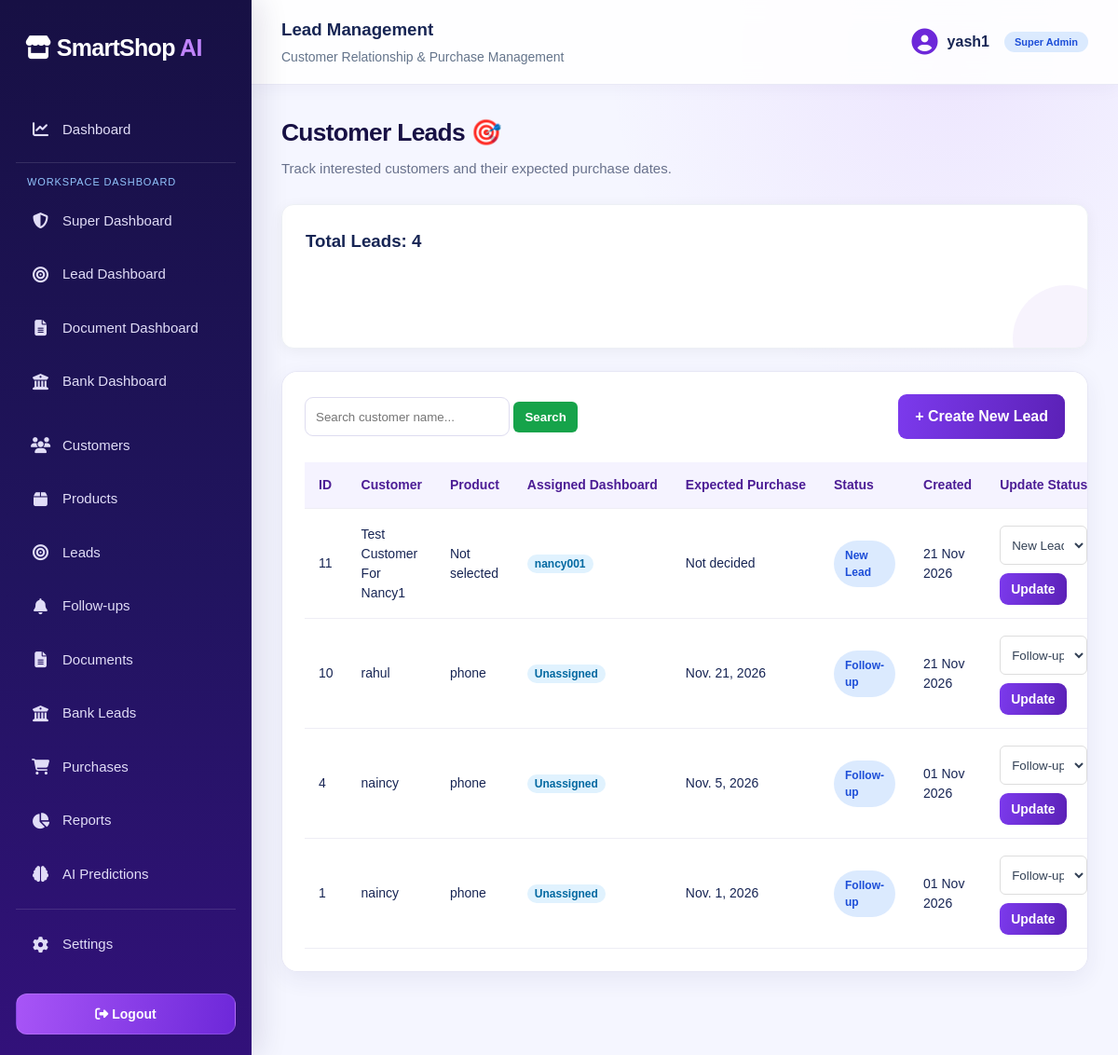
/leads/ (signed in), run on the app's committed database.
### crm/models.py (models this page shows, shortened)
class Lead(models.Model):
    STATUS = [
        ('NEW', 'New Lead'),
        ('INTERESTED', 'Interested'),
        ('FOLLOWUP', 'Follow-up'),
        ('RETURNED', 'Customer Returned'),
        ('DOCUMENT', 'Document Verification'),
        ('BANK', 'Bank Processing'),
        ('CONVERTED', 'Purchase Completed'),
        ('LOST', 'Lost Lead'),
    ]
    shop = models.ForeignKey(
        Shop,
        on_delete=models.CASCADE
    )
    customer = models.ForeignKey(
        Customer,
        on_delete=models.CASCADE
    )
    product = models.ForeignKey(
        Product,
        on_delete=models.SET_NULL,
        null=True
    )
    assigned_to = models.ForeignKey(
        User,
        on_delete=models.SET_NULL,
        null=True,
        blank=True,
        related_name='assigned_leads'
    )
    expected_purchase_date = models.DateField(
        null=True,
        blank=True
    )
    status = models.CharField(
        max_length=20,
        choices=STATUS,
        default='NEW'
    )
    notes = models.TextField(blank=True)
    created_at = models.DateTimeField(auto_now_add=True)
    @property
    def document_status_badge(self):
        doc = self.customerdocument_set.order_by('-id').first()
        if not doc:
            return {'status': 'NONE', 'label': 'No Document', 'color': '#64748b', 'bg': '#f1f5f9', 'icon': 'minus'}
        mapping = {
            'VERIFIED': {'label': 'Verified', 'color': '#059669', 'bg': '#ecfdf5', 'icon': 'check'},
            'PENDING': {'label': 'Pending Review', 'color': '#d97706', 'bg': '#fef3c7', 'icon': 'clock'},
            'REJECTED': {'label': 'Rejected', 'color': '#dc2626', 'bg': '#fee2e2', 'icon': 'xmark'},
            'CORRECTION': {'label': 'Correction Needed', 'color': '#2563eb', 'bg': '#eff6ff', 'icon': 'triangle-exclamation'},
        }
        res = mapping.get(doc.status, {'label': doc.get_status_display(), 'color': '#64748b', 'bg': '#f1f5f9', 'icon': 'info'}).copy()
        res['status'] = doc.status
        res['doc_name'] = doc.document_name
        res['id'] = doc.id
        return res
    @property
    def bank_status_badge(self):
        bank = getattr(self, 'bankapplication', None)
        if not bank:
            return {'status': 'NONE', 'label': 'Not Applied', 'color': '#64748b', 'bg': '#f1f5f9', 'icon': 'minus'}
        mapping = {
            'APPROVED': {'label': 'Approved', 'color': '#059669', 'bg': '#ecfdf5', 'icon': 'check'},
            'REVIEW': {'label': 'Under Review', 'color': '#2563eb', 'bg': '#eff6ff', 'icon': 'magnifying-glass'},
            'PENDING': {'label': 'Pending Review', 'color': '#d97706', 'bg': '#fef3c7', 'icon': 'clock'},
            'REJECTED': {'label': 'Rejected', 'color': '#dc2626', 'bg': '#fee2e2', 'icon': 'xmark'},
        }
        res = mapping.get(bank.status, {'label': bank.get_status_display(), 'color': '#64748b', 'bg': '#f1f5f9', 'icon': 'info'}).copy()
        res['status'] = bank.status
        res['bank_name'] = bank.bank_name
        res['loan_amount'] = bank.loan_amount
        res['id'] = bank.id
        return res

class Customer(models.Model):
    shop = models.ForeignKey(
        Shop,
        on_delete=models.CASCADE
    )
    name = models.CharField(max_length=150)
    phone = models.CharField(max_length=15)
    email = models.EmailField(blank=True)
    address = models.TextField(blank=True)
    created_at = models.DateTimeField(auto_now_add=True)

class Product(models.Model):
    shop = models.ForeignKey(
        Shop,
        on_delete=models.CASCADE
    )
    name = models.CharField(max_length=150)
    category = models.CharField(max_length=100)
    price = models.DecimalField(
        max_digits=10,
        decimal_places=2
    )
    description = models.TextField(blank=True)

### crm/views.py (the view)
# urls.py: path('leads/', views.leads, name='leads'),
@login_required
def leads(request):
    status_choices = Lead._meta.get_field('status').choices
    shop = get_user_shop(request.user)
    is_lead_mgr = not request.user.is_superuser and request.user.groups.filter(name='Lead Manager').exists()
    if is_lead_mgr:
        lead_list = Lead.objects.select_related(
            'customer', 'product', 'assigned_to', 'bankapplication'
        ).prefetch_related(
            'customerdocument_set'
        ).filter(
            shop=shop,
            assigned_to=request.user
        ).order_by('-created_at')
        filter_staff = None
    else:
        lead_list = Lead.objects.select_related(
            'customer', 'product', 'assigned_to', 'bankapplication'
        ).prefetch_related(
            'customerdocument_set'
        ).filter(
            shop=shop
        ).order_by('-created_at')
        staff_id = request.GET.get('staff_id')
        if staff_id:
            lead_list = lead_list.filter(assigned_to_id=staff_id)
            filter_staff = User.objects.filter(id=staff_id).first()
        else:
            filter_staff = None
    search = request.GET.get('search')
    if search:
        lead_list = lead_list.filter(
            customer__name__icontains=search
        )
    context = {
        'leads': lead_list,
        'total_leads': lead_list.count(),
        'status_choices': status_choices,
        'filter_staff': filter_staff,
    }
    return render(
        request,
        'crm/leads.html',
        context
    )

### crm/views.py (called while the page is built, shortened)
def get_user_shop(user):
    try:
        if hasattr(user, 'staff_profile') and user.staff_profile and user.staff_profile.shop_id:
            return user.staff_profile.shop
    except Exception:
        pass

### templates/crm/leads.html (shortened to what this page needs)
{% extends 'crm/base.html' %}
{% block page_heading %}Lead Management{% endblock %}
{% block content %}
<div class="welcome">
    <h2>Customer Leads 🎯</h2>
    <p>Track interested customers and their expected purchase dates.</p>
</div>
<div class="stat-card">
    <h3>Total Leads: {{ total_leads }}</h3>
</div>
<div class="table-container">
    <div class="table-header">
        <form method="GET">
            <input
                type="text"
                name="search"
                placeholder="Search customer name..."
                value="{{ request.GET.search|default:'' }}"
            >
            <button type="submit">Search</button>
        </form>
        <a href="{% url 'add_lead' %}" class="primary-btn">
            + Create New Lead
        </a>
    </div>
    <table>
        <thead>
            <tr>
                <th>ID</th>
                <th>Customer</th>
                <th>Product</th>
                <th>Assigned Dashboard</th>
                <th>Expected Purchase</th>
                <th>Status</th>
                <th>Created</th>
                <th>Update Status</th>
            </tr>
        </thead>
        <tbody>
            {% for lead in leads %}
            <tr>
                <td>{{ lead.id }}</td>
                <td>{{ lead.customer.name }}</td>
                <td>
                    {{ lead.product.name|default:"Not selected" }}
                </td>
                <td>
                    <span style="background:#e0f2fe; color:#0369a1; padding:3px 8px; border-radius:12px; font-size:12px; font-weight:600;">
                        {{ lead.assigned_to.username|default:"Unassigned" }}
                    </span>
                </td>
                <td>
                    {{ lead.expected_purchase_date|default:"Not decided" }}
                </td>
                <td>
                    <span class="lead-status">
                        {{ lead.get_status_display }}
                    </span>
                </td>
                <td>{{ lead.created_at|date:"d M Y" }}</td>
                <td>
                    <form method="POST" action="{% url 'update_lead_status' lead.id %}">
                        <select name="status" class="form-control">
                            {% for value, label in status_choices %}
                                <option value="{{ value }}" {% if lead.status == value %}selected{% endif %}>
                                    {{ label }}
                                </option>
                            {% endfor %}
                        </select>
                        <button type="submit" class="btn btn-success">
                            Update
                        </button>
                    </form>
                </td>
            </tr>
            {% empty %}
            <tr>
                <td colspan="7">
                    No leads available. Create your first lead!
                </td>
            </tr>
            {% endfor %}
        </tbody>
    </table>
</div>
{% endblock %}

### templates/crm/base.html (shortened to what this page needs)
{% load static %}
<!DOCTYPE html>
<html lang="en">
<head>
    <link rel="stylesheet" href="{% static 'css/app.css' %}">
    <link rel="stylesheet"
          href="https://cdnjs.cloudflare.com/ajax/libs/font-awesome/6.5.0/css/all.min.css">
</head>
<body>
<div class="layout">
    <aside class="sidebar">
        <div class="logo">
            <i class="fa-solid fa-store"></i>
            SmartShop <span>AI</span>
        </div>
        <nav>
            {% if request.user.groups.all.0.name == "Lead Manager" %}
                <a href="{% url 'lead_dashboard' %}">
                    <i class="fa-solid fa-chart-line"></i> Dashboard
                </a>
                <a href="{% url 'leads' %}">
                    <i class="fa-solid fa-bullseye"></i> Leads
                </a>
                <a href="{% url 'customers' %}">
                    <i class="fa-solid fa-users"></i> Customers
                </a>
                <a href="{% url 'followups' %}">
                    <i class="fa-solid fa-bell"></i> Follow-ups
                </a>
            {% elif request.user.is_superuser %}
                <a href="{% url 'dashboard' %}">
                    <i class="fa-solid fa-chart-line"></i> Dashboard
                </a>
                <div class="dashboard-links">
                    <small>WORKSPACE DASHBOARD</small>
                    <a href="{% url 'superuser_dashboard' %}">
                        <i class="fa-solid fa-shield-halved"></i> Super Dashboard
                    </a>
                    <a href="{% url 'lead_dashboard' %}">
                        <i class="fa-solid fa-bullseye"></i> Lead Dashboard
                    </a>
                    <a href="{% url 'document_dashboard' %}">
                        <i class="fa-solid fa-file-lines"></i> Document Dashboard
                    </a>
                    <a href="{% url 'bank_dashboard' %}">
                        <i class="fa-solid fa-building-columns"></i> Bank Dashboard
                    </a>
                </div>
                <a href="{% url 'customers' %}">
                    <i class="fa-solid fa-users"></i> Customers
                </a>
                <a href="{% url 'products' %}">
                    <i class="fa-solid fa-box"></i> Products
                </a>
                <a href="{% url 'leads' %}">
                    <i class="fa-solid fa-bullseye"></i> Leads
                </a>
                <a href="{% url 'followups' %}">
                    <i class="fa-solid fa-bell"></i> Follow-ups
                </a>
                <a href="{% url 'documents' %}">
                    <i class="fa-solid fa-file-lines"></i> Documents
                </a>
                <a href="{% url 'banks' %}">
                    <i class="fa-solid fa-building-columns"></i> Bank Leads
                </a>
                <a href="{% url 'purchases' %}">
                    <i class="fa-solid fa-cart-shopping"></i> Purchases
                </a>
                <a href="{% url 'reports' %}">
                    <i class="fa-solid fa-chart-pie"></i> Reports
                </a>
                <a href="{% url 'ai_predictions' %}">
                    <i class="fa-solid fa-brain"></i> AI Predictions
                </a>
            {% endif %}
            <div style="margin-top: 12px; padding-top: 12px; border-top: 1px solid rgba(255, 255, 255, 0.12);">
                <a href="{% url 'settings' %}">
                    <i class="fa-solid fa-gear"></i> Settings
                </a>
            </div>
        </nav>
        <div class="sidebar-bottom">
            <form method="POST" action="{% url 'logout' %}">
                <button type="submit">
                    <i class="fa-solid fa-right-from-bracket"></i>
                    Logout
                </button>
            </form>
        </div>
    </aside>
    <main class="main-content">
        <header class="topbar">
            <div>
                <h3>{% block page_heading %}Dashboard{% endblock %}</h3>
                <p>Customer Relationship & Purchase Management</p>
            </div>
            <a href="{% url 'settings' %}" class="profile" style="text-decoration:none; color:inherit;" title="Go to Settings">
                <i class="fa-solid fa-circle-user"></i>
                {{ request.user.username }}
                {% if request.user.is_superuser %}
                    <span class="badge-count" style="font-size: 11px; margin-left: 6px;">Super Admin</span>
                {% elif request.user.groups.all.0.name %}
                    <span class="badge-count" style="font-size: 11px; margin-left: 6px;">{{ request.user.groups.all.0.name }}</span>
                {% endif %}
            </a>
        </header>
        <section class="page-content">
            {% block content %}
            {% endblock %}
        </section>
    </main>
</div>
</body>
</html>

### data on the page
Lead: id "11", customer.name "Test Customer For Nancy1", product.name "Not selected", assigned_to.username "nancy001", expected_purchase_date "Not decided", status "New Lead", created_at "21 Nov 2026"
Lead: id "10", customer.name "rahul", product.name "phone", assigned_to.username "Unassigned", expected_purchase_date "Nov. 21, 2026", status "Follow-up", created_at "21 Nov 2026"
Lead: id "4", customer.name "naincy", product.name "phone", assigned_to.username "Unassigned", expected_purchase_date "Nov. 5, 2026", status "Follow-up", created_at "01 Nov 2026"
Lead: id "1", customer.name "naincy", product.name "phone", assigned_to.username "Unassigned", expected_purchase_date "Nov. 1, 2026", status "Follow-up", created_at "01 Nov 2026"

### other printed values
{{ request.user.username }} "yash1"
{{ total_leads }} "4"
